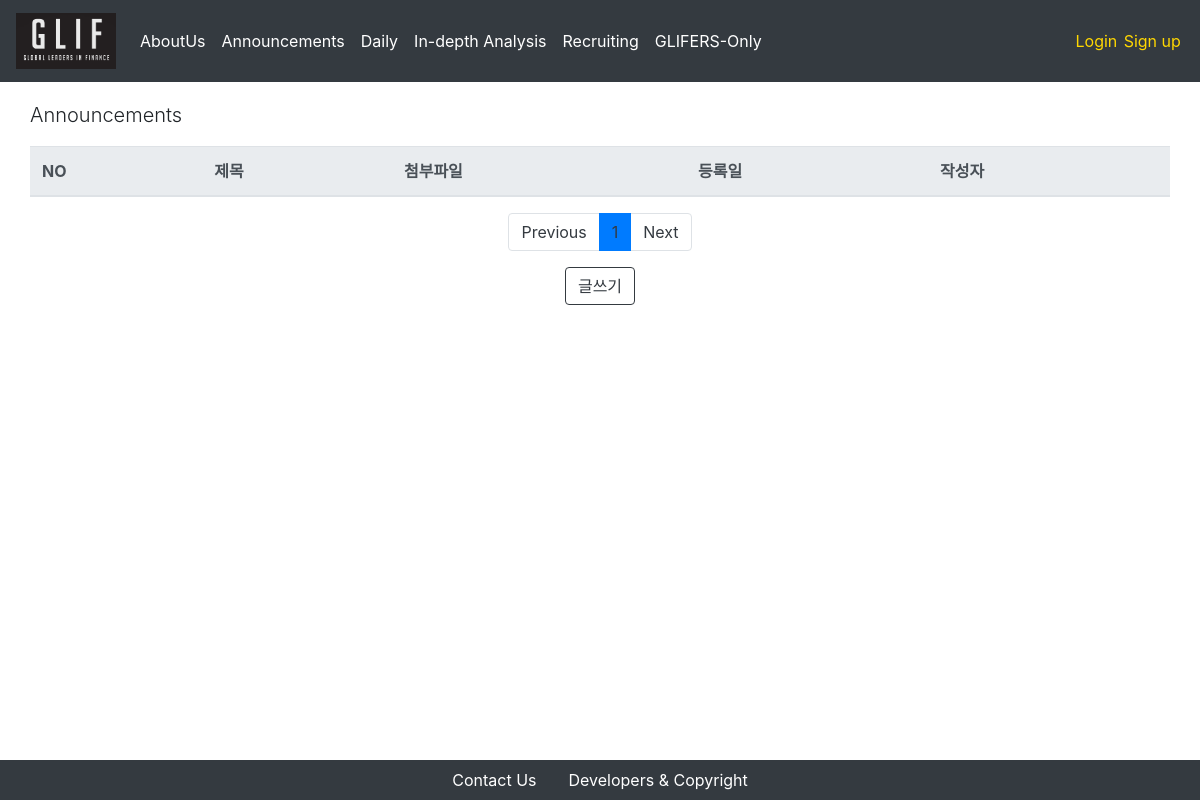
Page /announcement/ on the earlier database version.
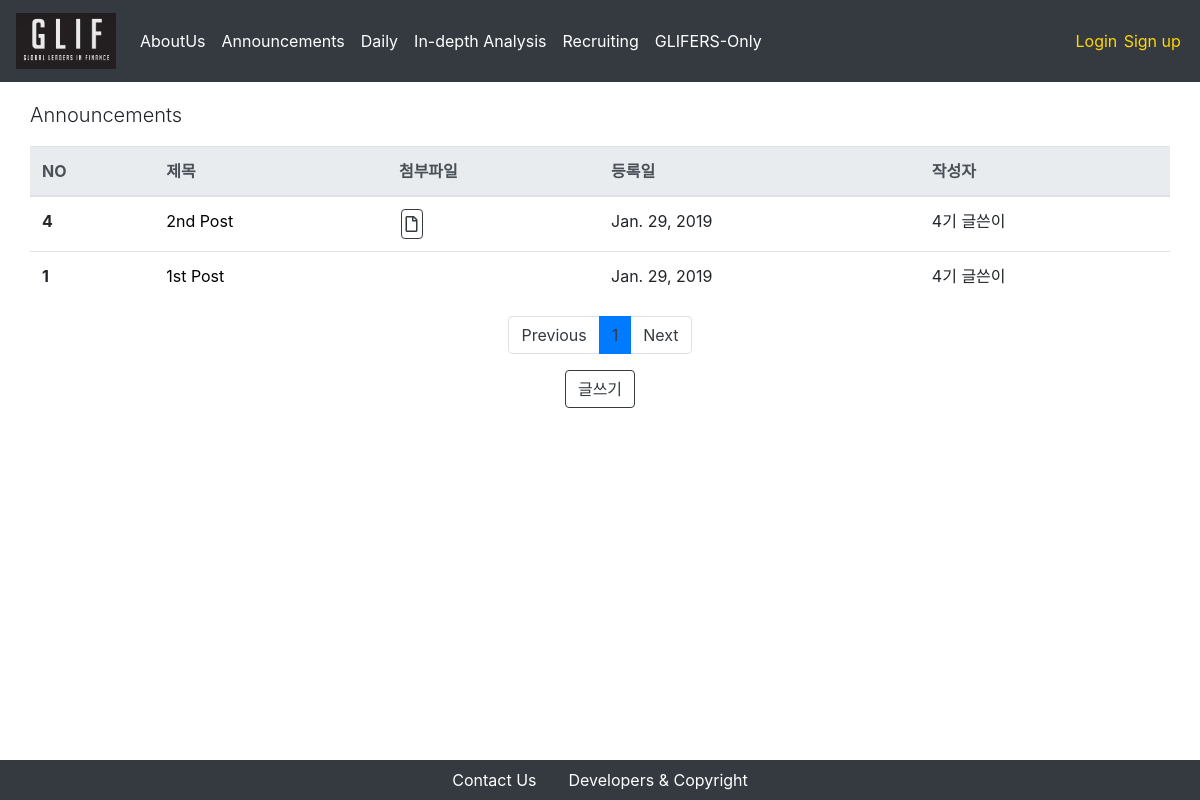
Same page on the later database version.
### announcement/models.py (models this page shows, shortened)
class Post(models.Model):
    title = models.CharField(max_length = 250)
    attached_file = models.FileField(upload_to = 'announcement_attached_files/%Y/%m/%d/', blank = True, null = True)
    written_date = models.DateField(auto_now = True)
    writer = models.ForeignKey(Glifer, on_delete = models.CASCADE, related_name = "announcement_writer")
    content = RichTextUploadingField()

### users/models.py (models this page shows)
class Glifer(models.Model):
    user = models.OneToOneField(CustomUser, on_delete = models.CASCADE, primary_key = True)
    is_mentor = models.BooleanField(default=False)
    name_en = models.CharField(max_length = 250)
    name_kr = models.CharField(max_length = 250)
    birthdate = models.DateField(default = "2000-01-01")
    phonenumber = models.CharField(max_length = 250)
    email= models.EmailField(max_length = 250)
    work_at = models.CharField(max_length = 250, blank = True)
    self_intro = models.TextField(max_length = 1000)
    profile_img = models.FileField(upload_to = 'profiles/%Y/%m/%d/', default = '/users/man-user.png')
    nth = models.CharField(
        max_length=2,
        choices=nth_CHOICES,
        default=glif_4th,
    )
    def __str__(self):
        return self.nth + " " + self.name_kr

### announcement/views.py (the view)
# urls.py: path('', PostListView.as_view(), name='announcement-index'),
class PostListView(ListView):
    model = Post
    template_name = 'announcement/index.html'
    context_object_name = "posts"
    paginate_by = 5
    block_size = 5 # 하단의 페이지 목록 수
    def get_queryset(self):
        order_by_recent_time = Post.objects.all().order_by("-pk")
        return order_by_recent_time
    def get_context_data(self, **kwargs):
        context = super(PostListView, self).get_context_data(**kwargs)
        block_size = 5 # 하단의 페이지 목록 수
        start_index = int((context['page_obj'].number - 1) / self.block_size) * self.block_size
        end_index = min(start_index + self.block_size, len(context['paginator'].page_range))
        context['page_range'] = context['paginator'].page_range[start_index:end_index]
        return context

### announcement/templates/announcement/index.html
{% extends 'setups/base.html' %}
{% block body %}
<div class = "container">
    <div class = "row">
        <p class = "lead">Announcements</p>
        <table class="table">
            <thead class="thead-light">
                <tr>
                    <th scope="col">NO</th>
                    <th scope="col">제목</th>
                    <th scope="col">첨부파일</th>
                    <th scope="col">등록일</th>
                    <th scope="col">작성자</th>
                </tr>
            </thead>
            <tbody>
                {% for post in posts %}
                    <tr>
                        <th scope="row">{{ post.id }}</th>
                        <td>
                            <a href="/announcement/{{post.pk}}" style = "color:black"> {{ post.title }} </a>
                        </td>
                        {% if post.attached_file != '' %}
                            <td><button type="button" class="btn btn-outline-dark btn-download" onclick="location.href = '/announcement/{{post.pk}}/download'"><i class="far fa-file"></i></button></td>
                        {% else %}
                            <td></td>
                        {% endif %}
                        <td>{{ post.written_date }}</td>
                        <td>{{ post.writer }}</td>
                    </tr>
                {% endfor %}
            </tbody>
        </table>
    </div>
    <nav aria-label="Page navigation">
        <ul class="pagination justify-content-center">
            {% if page_obj.has_previous %}
            <li class = "page-item">
                <a class = "page-link" href="?page={{ page_obj.previous_page_number }}" aria-label="Previous">
                Previous
                </a>
            </li>
            {% else %}
            <li class="page-item"><a class="page-link" href="#" tabindex="-1" aria-disabled="true">Previous</a></li>
            {% endif %}
            {% for i in page_range %}
            {% if page_obj.number == i %}
                <li class = "active page-item"><a class="page-link" href="#">{{i}}</a></li>
            {% else %}
                <li class = "page-item"><a class = "page-link" href="?page={{ i }}">{{ i }}</a></li>
            {% endif %}
            {% endfor %}
            {% if page_obj.has_next %}
            <li class = "page-item">
                <a class = "page-link" href="?page={{ page_obj.next_page_number }}" aria-label="Next">
                    Next
                </a>
            </li>
            {% else %}
            <li class="page-item">
                <a class="page-link" href="#">Next</a>
            </li>
            {% endif %}
        </ul>
    </nav>
    <div class = "row align-items-center justify-content-center">
        <button type="button" class="btn btn-outline-dark" onclick="location.href = '/announcement/new'">글쓰기</button>
    </div>
</div>
{% endblock %}

Differences in the rows shown:
added Post: id "4", title "2nd Post", written_date "Jan. 29, 2019", writer "4기 글쓴이"
added Post: id "1", title "1st Post", written_date "Jan. 29, 2019", writer "4기 글쓴이"
